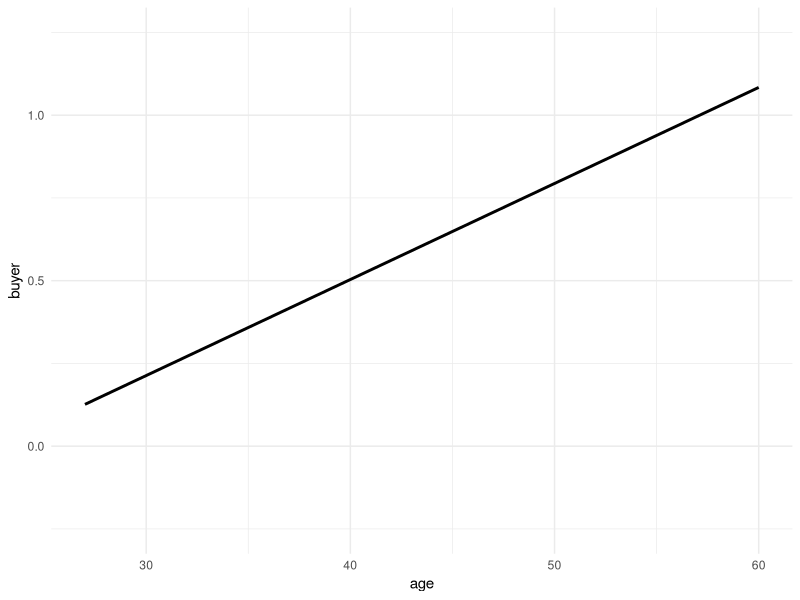
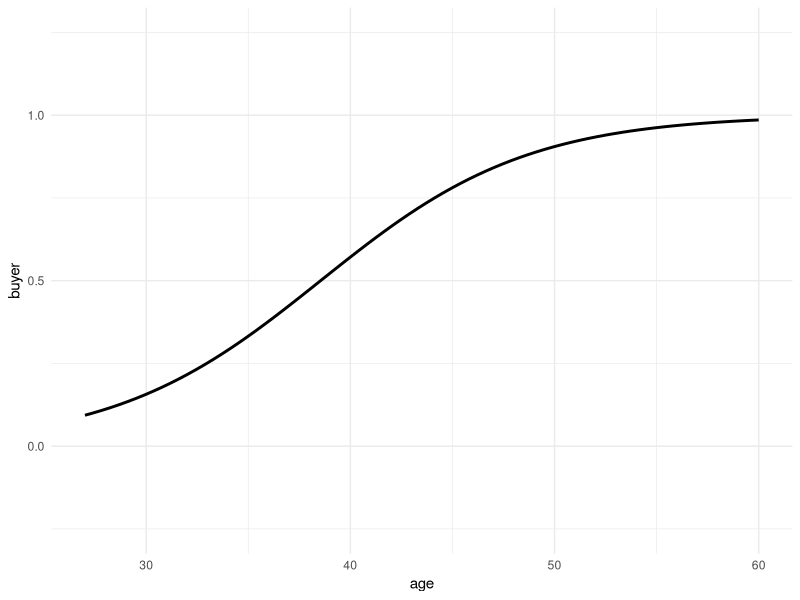
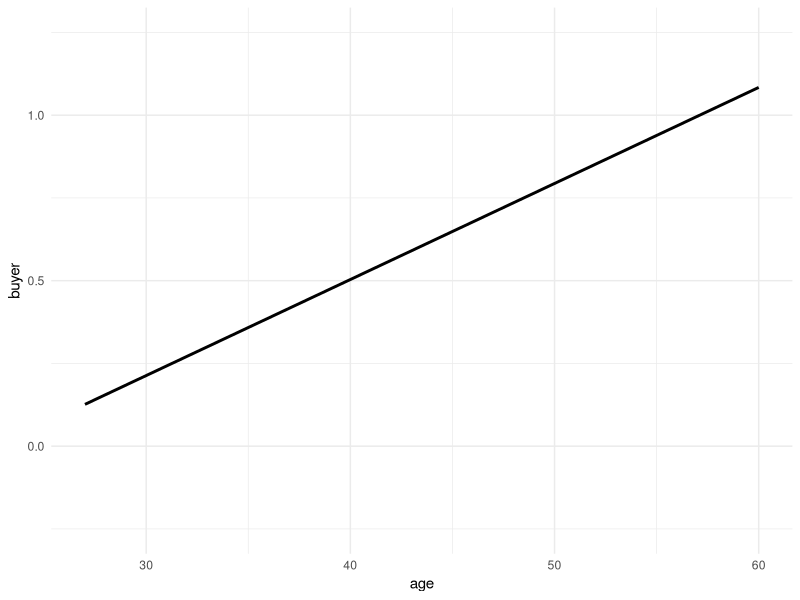
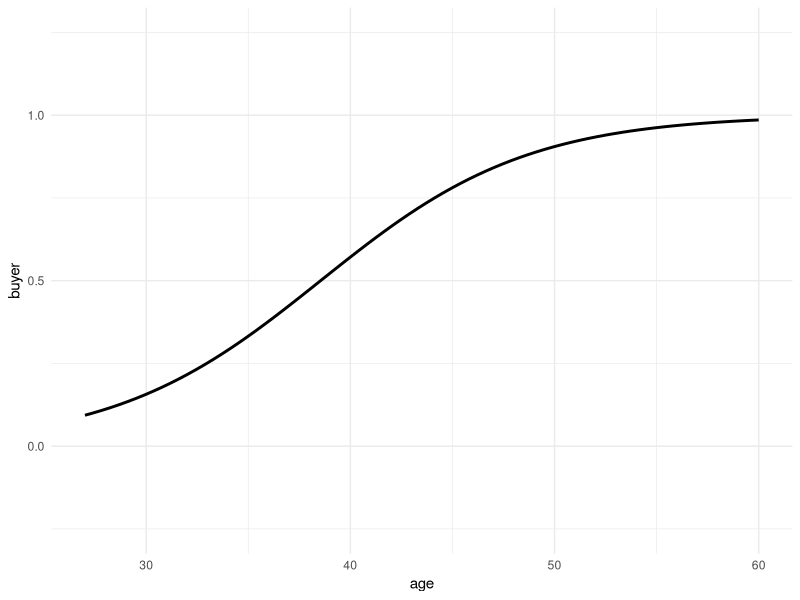
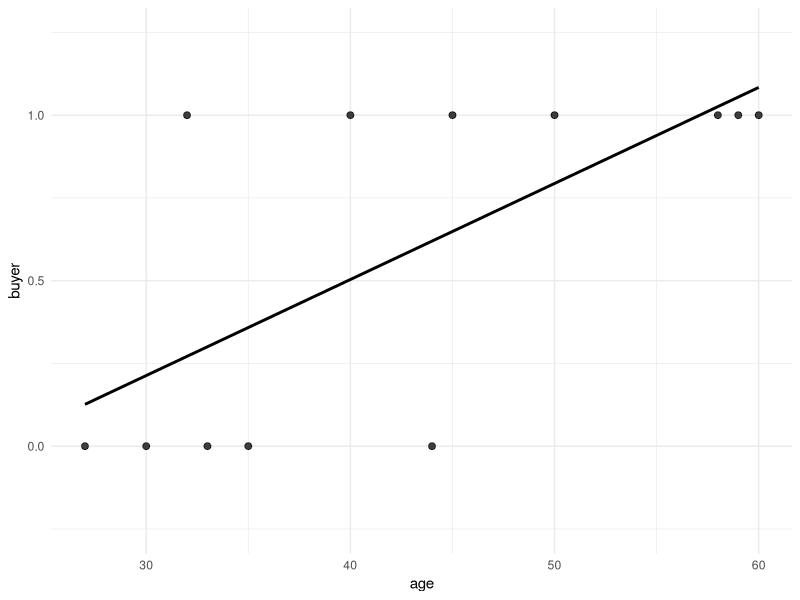
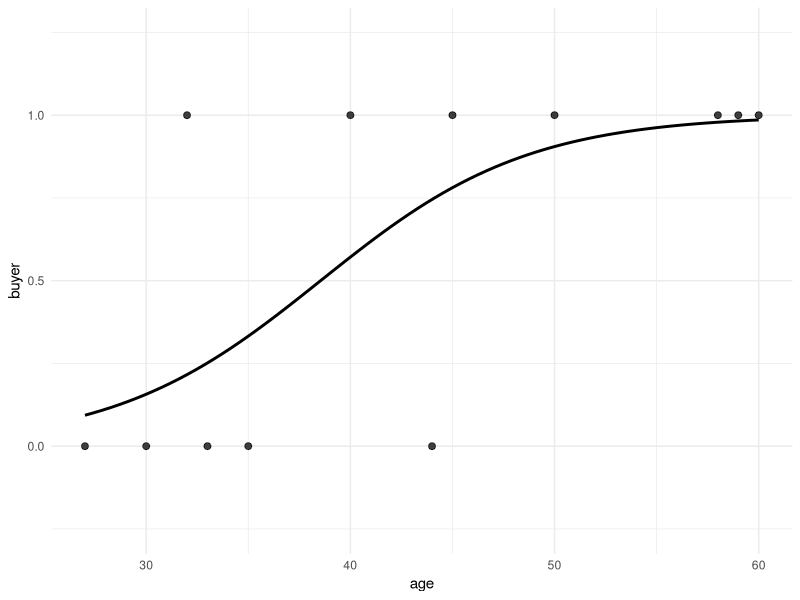
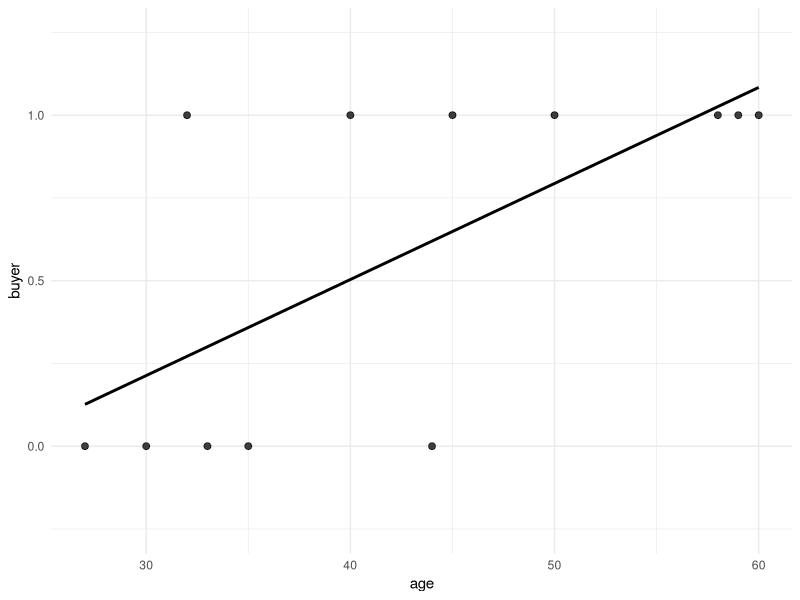
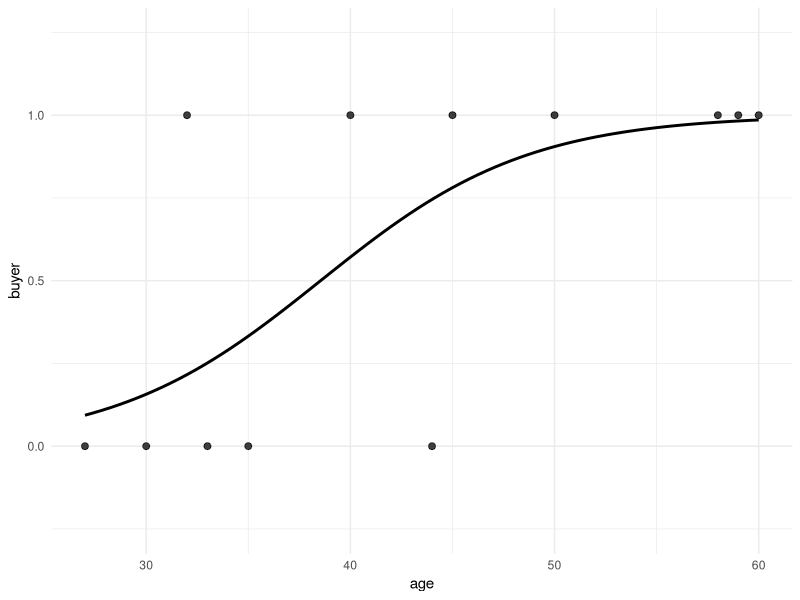

Write R code to recreate these figures, in order.
## ---- chunk 1
library(ggplot2)
age.data <- data.frame(
  age = c(27,30,32,33,35,40,44,45,50,58,59,60),
  buyer = c(0,0,1,0,0,1,0,1,1,1,1,1))

ggplot(data = age.data, 
       aes( x = age, 
            y = buyer)) +
  geom_smooth(method = 'lm',
                       se = F,
                       color = 'black') +
  coord_cartesian(ylim = c(-.25, 1.25)) +
  theme_minimal()

## ---- chunk 2
ggplot(data = age.data, 
       aes( x = age, 
            y = buyer)) +
  geom_smooth(method = 'glm',
              formula = y ~ x,
              method.args = list(family = 'binomial'),
              se = FALSE,
              color = 'black') +
  coord_cartesian(ylim = c(-.25, 1.25)) +
  theme_minimal()

## ---- chunk 3
ggplot(data = age.data, 
       aes( x = age, 
            y = buyer)) +
  geom_smooth(method = 'lm',
                       se = F,
                       color = 'black') +
  coord_cartesian(ylim = c(-.25, 1.25)) +
  theme_minimal()

## ---- chunk 4
ggplot(data = age.data, 
       aes( x = age, 
            y = buyer)) +
  geom_smooth(method = 'glm',
              formula = y ~ x,
              method.args = list(family = 'binomial'),
              se = FALSE,
              color = 'black') +
  coord_cartesian(ylim = c(-.25, 1.25)) +
  theme_minimal()

## ---- chunk 5
ggplot(data = age.data, 
       aes( x = age, 
            y = buyer)) +
  geom_smooth(method = 'lm',
                       se = F,
                       color = 'black') +
  geom_point(alpha = .75,
                      size = 2) +
  coord_cartesian(ylim = c(-.25, 1.25)) +
  theme_minimal()

## ---- chunk 6
ggplot(data = age.data, 
       aes( x = age, 
            y = buyer)) +
  geom_smooth(method = 'glm',
              formula = y ~ x,
              method.args = list(family = 'binomial'),
              se = FALSE,
              color = 'black') +
  geom_point(alpha = .75,
                      size = 2) +
  coord_cartesian(ylim = c(-.25, 1.25)) +
  theme_minimal()

## ---- chunk 7
rm(list = ls())
# List of packages
pkgs <- c('dplyr', 'ggplot2')

# Check for packages that are not installed
new.pkgs <- pkgs[!(pkgs %in% installed.packages()[,"Package"])]

# Install the ones we need
if(length(new.pkgs)) install.packages(new.pkgs)

#Load them all in
lapply(pkgs, library, character.only = TRUE)

# Remove lists
rm(pkgs, new.pkgs)

age.data <- data.frame(
  age = c(27,30,32,33,35,40,44,45,50,58,59,60),
  buyer = c(0,0,1,0,0,1,0,1,1,1,1,1))
## ---- chunk 8
ggplot(data = age.data, 
       aes( x = age, 
            y = buyer)) +
  geom_smooth(method = 'lm',
                       se = F,
                       color = 'black') +
  geom_point(alpha = .75,
                      size = 2) +
  coord_cartesian(ylim = c(-.25, 1.25)) +
  theme_minimal()

## ---- chunk 9
ggplot(data = age.data, 
       aes( x = age, 
            y = buyer)) +
  geom_smooth(method = 'glm',
              formula = y ~ x,
              method.args = list(family = 'binomial'),
              se = FALSE,
              color = 'black') +
  geom_point(alpha = .75,
                      size = 2) +
  coord_cartesian(ylim = c(-.25, 1.25)) +
  theme_minimal()

## ---- chunk 10
ggplot(data = age.data, 
       aes( x = age, 
            y = buyer)) +
  geom_smooth(method = 'lm',
                       se = F,
                       color = 'black') +
  geom_point(alpha = .75,
                      size = 2) +
  coord_cartesian(ylim = c(-.25, 1.25)) +
  theme_minimal()

## ---- chunk 11
#| code-line-numbers: "1,2|3|3,4"
lm(data = age.data,
   formula = buyer ~ age) %>%
  predict(newdata = 
            data.frame(age = 60))
## ---- chunk 12
ggplot(data = age.data, 
       aes( x = age, 
            y = buyer)) +
  geom_smooth(method = 'glm',
              formula = y ~ x,
              method.args = list(family = 'binomial'),
              se = FALSE,
              color = 'black') +
  geom_point(alpha = .75,
                      size = 2) +
  coord_cartesian(ylim = c(-.25, 1.25)) +
  theme_minimal()

## ---- chunk 13
#| code-line-numbers: "1,2|1-3|4|4,5|4-6"
glm(data = age.data,
   formula = buyer ~ age,
   family = 'binomial') %>%
  predict(newdata = 
            data.frame(age = 60),
          type = "response")
## ---- chunk 14
ggplot(data = age.data, 
       aes( x = age, 
            y = buyer)) +
  geom_smooth(method = 'lm',
                       se = F,
                       color = 'black') +
  geom_point(alpha = .75,
                      size = 2) +
  coord_cartesian(ylim = c(-.25, 1.25)) +
  theme_minimal()

## ---- chunk 15
#| code-line-numbers: "1,2|3|3,4"
lm(data = age.data,
   formula = buyer ~ age) %>%
  predict(newdata = 
            data.frame(age = 20))
## ---- chunk 16
ggplot(data = age.data, 
       aes( x = age, 
            y = buyer)) +
  geom_smooth(method = 'glm',
              formula = y ~ x,
              method.args = list(family = 'binomial'),
              se = FALSE,
              color = 'black') +
  geom_point(alpha = .75,
                      size = 2) +
  coord_cartesian(ylim = c(-.25, 1.25)) +
  theme_minimal()

## ---- chunk 17
#| code-line-numbers: "1,2|1-3|4|4,5|4-6"
glm(data = age.data,
   formula = buyer ~ age,
   family = 'binomial') %>%
  predict(newdata = 
            data.frame(age = 20),
          type = "response")
## ---- chunk 18
ggplot(data = age.data, 
       aes( x = age, 
            y = buyer)) +
  geom_rect(xmin = 35, xmax = 50, ymin = 0, ymax = 1, fill = "grey", alpha = 0.2) +
  geom_smooth(method = 'lm',
                       se = F,
                       color = 'black') +
  geom_point(alpha = .75,
                      size = 2) +
  coord_cartesian(ylim = c(-.25, 1.25)) +
  theme_minimal()

## ---- chunk 19
ggplot(data = age.data, 
       aes( x = age, 
            y = buyer)) +
  geom_rect(xmin = 35, xmax = 50, ymin = 0, ymax = 1, fill = "grey", alpha = 0.2) +
  geom_smooth(method = 'glm',
              formula = y ~ x,
              method.args = list(family = 'binomial'),
              se = FALSE,
              color = 'black') +
  geom_point(alpha = .75,
                      size = 2) +
  coord_cartesian(ylim = c(-.25, 1.25)) +
  theme_minimal()

## ---- chunk 20
lm(data = age.data,
   formula = buyer ~ age) %>%
  summary() %>% #Summarize the model
  coef() %>% # Take just coefficients
  round(4) # Round to 4 decimal places
## ---- chunk 21
glm(data = age.data, 
   formula = buyer ~ age,
   family = 'binomial') %>%
  summary() %>% #Summarize the model
  coef() %>% # Take just coefficients
  round(4) # Round to 4 decimal places
## ---- chunk 22
#| code-line-numbers: "1,2|1-3|4|4,5|4-6"
glm(data = age.data,
   formula = buyer ~ age,
   family = 'binomial') %>%
  predict(newdata = 
            data.frame(age = 20),
          type = "response")
## ---- chunk 23
ggplot(data = age.data, 
       aes( x = age, 
            y = buyer)) +
  geom_smooth(method = 'lm',
                       se = F,
                       color = 'black') +
  geom_point(alpha = .75,
                      size = 2) +
  coord_cartesian(ylim = c(-.25, 1.25)) +
  theme_minimal()

## ---- chunk 24
lm(data = age.data,
   formula = buyer ~ age) %>%
  summary() %>%
  coef() %>%
  round(4)
## ---- chunk 25
ggplot(data = age.data, 
       aes( x = age, 
            y = buyer)) +
  geom_smooth(method = 'glm',
              formula = y ~ x,
              method.args = list(family = 'binomial'),
              se = FALSE,
              color = 'black') +
  geom_point(alpha = .75,
                      size = 2) +
  coord_cartesian(ylim = c(-.25, 1.25)) +
  theme_minimal()

## ---- chunk 26
glm(data = age.data,
   formula = buyer ~ age,
   family = 'binomial') %>%
  summary() %>%
  coef() %>%
  round(4)
## ---- chunk 27
age.data.2 <- data.frame(
  age = c(25, 28, 30, 35, 40,
         48, 52, 60, 65, 65))
## ---- chunk 28
linear.reg <- lm(data = age.data, formula = buyer ~ age)
## ---- chunk 29
#| code-line-numbers: "1|2|3|4"
age.data.2$buyer.linear <- predict(
  linear.reg,
  newdata = age.data.2,
  type = 'response'
)
## ---- chunk 30
age.data.2$buyer.linear <- ifelse(
  age.data.2$buyer.linear >= .5, 1, 0
)
## ---- chunk 31
head(age.data.2, 10)

## ---- chunk 32
hist(age.data.2$buyer.linear)

## ---- chunk 33
logistic.reg <- glm(data = age.data, formula = buyer ~ age, family = 'binomial')
## ---- chunk 34
#| code-line-numbers: "1|2|3|4"
age.data.2$buyer.logistic <- predict(
  logistic.reg,
  newdata = age.data.2,
  type = 'response'
)
## ---- chunk 35
age.data.2$buyer.logistic <- ifelse(
  age.data.2$buyer.logistic >= .5, 1, 0
)
## ---- chunk 36
head(age.data.2, 10)

## ---- chunk 37
hist(age.data.2$buyer.logistic)

## ---- chunk 38
set.seed(101)
age.data.3 <- data.frame(
  age = runif(n = 1000,
              min = 20,
              max = 65))
## ---- chunk 39
set.seed(101)
age.data.3 <- data.frame(
  age = runif(n = 1000,
              min = 20,
              max = 65))

linear.reg <- lm(data = age.data, formula = buyer ~ age)
logistic.reg <- glm(data = age.data, formula = buyer ~ age, family = 'binomial')

age.data.3$buyer.linear <- predict(
  linear.reg,
  newdata = age.data.3,
  type = 'response'
)

age.data.3$buyer.linear <- ifelse(
  age.data.3$buyer.linear >= .5, 1, 0
)

age.data.3$buyer.logistic <- predict(
  logistic.reg,
  newdata = age.data.3,
  type = 'response'
)

age.data.3$buyer.logistic <- ifelse(
  age.data.3$buyer.logistic >= .5, 1, 0
)
## ---- chunk 40
age.data.3$discrepency <- ifelse(
  age.data.3$buyer.linear == age.data.3$buyer.logistic, 0, 1
)

round( mean( age.data.3$discrepency), 3)

## ---- chunk 41
ggplot(age.data.3,
       aes( x = age,
            y = discrepency)) +
  geom_point()
## ---- chunk 42
ggplot(data = age.data, 
       aes( x = age, 
            y = buyer)) +
  geom_rect(xmin = 25, xmax = 35, ymin = 0, ymax = 1, fill = "grey", alpha = 0.2) +
  geom_rect(xmin = 50, xmax = 60, ymin = 0, ymax = 1, fill = "grey", alpha = 0.2) +
  geom_smooth(method = 'lm',
                       se = F,
                       color = 'black') +
  geom_point(alpha = .75,
                      size = 2) +
  coord_cartesian(ylim = c(-.25, 1.25)) +
  theme_minimal()

## ---- chunk 43
ggplot(data = age.data, 
       aes( x = age, 
            y = buyer)) +
  geom_rect(xmin = 25, xmax = 35, ymin = 0, ymax = 1, fill = "grey", alpha = 0.2) +
  geom_rect(xmin = 50, xmax = 60, ymin = 0, ymax = 1, fill = "grey", alpha = 0.2) +
  geom_smooth(method = 'glm',
              formula = y ~ x,
              method.args = list(family = 'binomial'),
              se = FALSE,
              color = 'black') +
  geom_point(alpha = .75,
                      size = 2) +
  coord_cartesian(ylim = c(-.25, 1.25)) +
  theme_minimal()

## ---- chunk 44
ggplot(data = age.data, 
       aes( x = age, 
            y = buyer)) +
  geom_rect(xmin = 35, xmax = 50, ymin = 0, ymax = 1, fill = "grey", alpha = 0.2) +
  geom_smooth(method = 'lm',
                       se = F,
                       color = 'black') +
  geom_point(alpha = .75,
                      size = 2) +
  coord_cartesian(ylim = c(-.25, 1.25)) +
  theme_minimal()

## ---- chunk 45
ggplot(data = age.data, 
       aes( x = age, 
            y = buyer)) +
  geom_rect(xmin = 35, xmax = 50, ymin = 0, ymax = 1, fill = "grey", alpha = 0.2) +
  geom_smooth(method = 'glm',
              formula = y ~ x,
              method.args = list(family = 'binomial'),
              se = FALSE,
              color = 'black') +
  geom_point(alpha = .75,
                      size = 2) +
  coord_cartesian(ylim = c(-.25, 1.25)) +
  theme_minimal()

## ---- chunk 46
age.data <- data.frame(
  age = c(27,30,32,33,35,40,44,45,50,58,59,60),
  buyer = c(0,0,0,0,0,0,1,0,1,1,1,1))
## ---- chunk 47
ggplot(data = age.data, 
       aes( x = age, 
            y = buyer)) +
  geom_smooth(method = 'lm',
                       se = F,
                       color = 'black') +
  geom_point(alpha = .75,
                      size = 2) +
  coord_cartesian(ylim = c(-.25, 1.25)) +
  theme_minimal()

## ---- chunk 48
ggplot(data = age.data, 
       aes( x = age, 
            y = buyer)) +
  geom_smooth(method = 'glm',
              formula = y ~ x,
              method.args = list(family = 'binomial'),
              se = FALSE,
              color = 'black') +
  geom_point(alpha = .75,
                      size = 2) +
  coord_cartesian(ylim = c(-.25, 1.25)) +
  theme_minimal()

